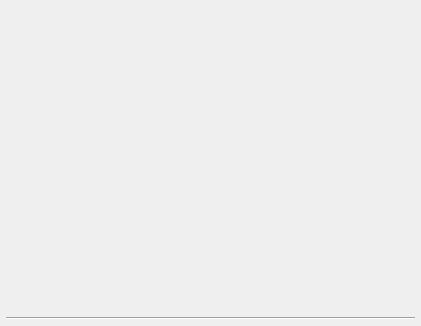
<?xml version="1.0" encoding="UTF-8"?>
<ui version="4.0">
 <class>frmMsgListItem</class>
 <widget class="QWidget" name="frmMsgListItem">
  <property name="geometry">
   <rect>
    <x>0</x>
    <y>0</y>
    <width>421</width>
    <height>326</height>
   </rect>
  </property>
  <property name="windowTitle">
   <string>Form</string>
  </property>
  <layout class="QVBoxLayout" name="verticalLayout">
   <property name="spacing">
    <number>6</number>
   </property>
   <property name="leftMargin">
    <number>6</number>
   </property>
   <property name="topMargin">
    <number>6</number>
   </property>
   <property name="rightMargin">
    <number>6</number>
   </property>
   <property name="bottomMargin">
    <number>6</number>
   </property>
   <item>
    <layout class="QGridLayout" name="gridLayout">
     <item row="0" column="0">
      <widget class="QLabel" name="labMsgContent">
       <property name="maximumSize">
        <size>
         <width>16777215</width>
         <height>20</height>
        </size>
       </property>
       <property name="text">
        <string/>
       </property>
       <property name="alignment">
        <set>Qt::AlignmentFlag::AlignLeading|Qt::AlignmentFlag::AlignLeft|Qt::AlignmentFlag::AlignVCenter</set>
       </property>
      </widget>
     </item>
     <item row="0" column="1">
      <widget class="QLabel" name="labMsgTime">
       <property name="text">
        <string/>
       </property>
       <property name="alignment">
        <set>Qt::AlignmentFlag::AlignRight|Qt::AlignmentFlag::AlignTrailing|Qt::AlignmentFlag::AlignVCenter</set>
       </property>
      </widget>
     </item>
     <item row="1" column="0" colspan="2">
      <widget class="QLabel" name="labMsgImage">
       <property name="sizePolicy">
        <sizepolicy hsizetype="Expanding" vsizetype="Preferred">
         <horstretch>0</horstretch>
         <verstretch>0</verstretch>
        </sizepolicy>
       </property>
       <property name="text">
        <string/>
       </property>
       <property name="alignment">
        <set>Qt::AlignmentFlag::AlignCenter</set>
       </property>
      </widget>
     </item>
    </layout>
   </item>
   <item>
    <widget class="Line" name="line">
     <property name="orientation">
      <enum>Qt::Orientation::Horizontal</enum>
     </property>
    </widget>
   </item>
  </layout>
 </widget>
 <resources/>
 <connections/>
</ui>
